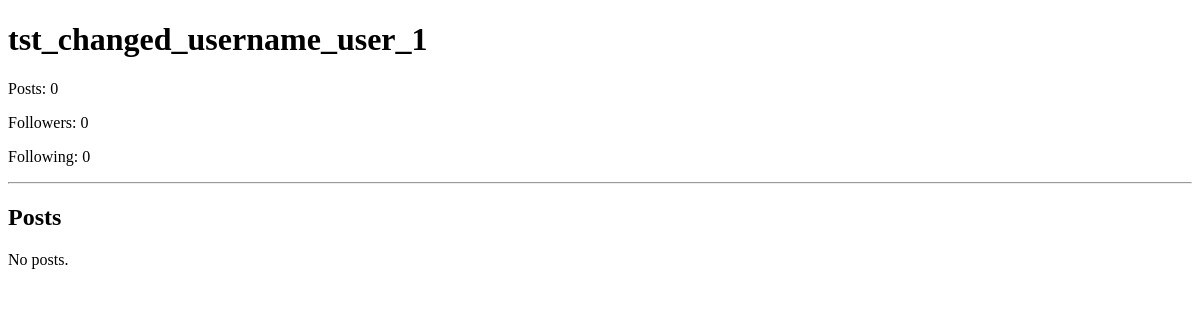
/users/6/, run on an earlier commit of the app's database.
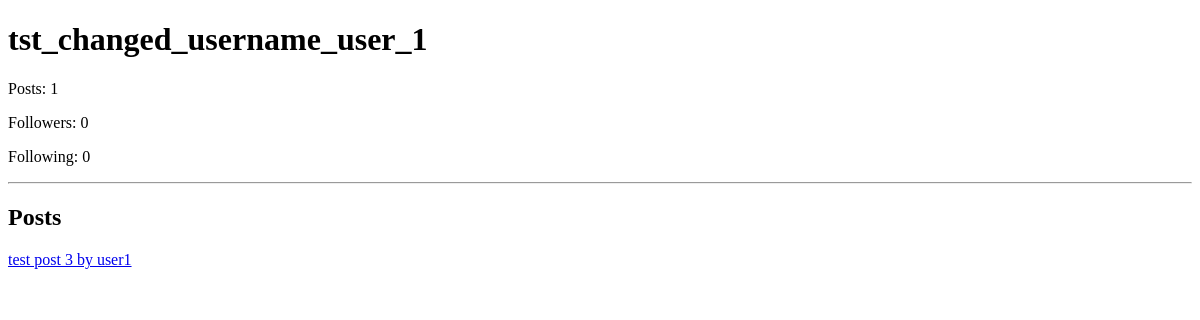
And on a later commit of the database.
### accounts/models.py (models this page shows, shortened)
class User(AbstractUser):
    USER = "USER"
    ADMIN = "ADMIN"
    ROLE_CHOICES = (
        (USER, "User"),
        (ADMIN, "Admin"),
    )
    role = models.CharField(
        max_length=10,
        choices=ROLE_CHOICES,
        default=USER
    )
    created_at = models.DateTimeField(
        auto_now_add=True
    )
    is_banned = models.BooleanField(
        default=False
    )
    timeout_until = models.DateTimeField(
        null=True,
        blank=True
    )

### posts/models.py (models this page shows, shortened)
class Post(models.Model):
    author = models.ForeignKey(
        User,
        on_delete=models.CASCADE,
        related_name="posts"
    )
    title = models.CharField(
        max_length=200
    )
    content = models.TextField()
    created_at = models.DateTimeField(
        auto_now_add=True
    )
    updated_at = models.DateTimeField(
        auto_now=True
    )

### accounts/views.py (the view)
def user_profile(request, user_id):
    profile_user = get_object_or_404(
        User,
        id=user_id
    )
    is_following = False
    if request.user.is_authenticated:
        is_following = Follow.objects.filter(
            follower=request.user,
            following=profile_user
        ).exists()
    return render(
        request,
        "accounts/user_profile.html",
        {
            "profile_user": profile_user,
            "is_following": is_following,
        }
    )

### accounts/templates/accounts/user_profile.html (shortened to what this page needs)
<!DOCTYPE html>
<html>
<head>
</head>
<body>
<h1>
    {{ profile_user.username }}
</h1>
<p>
    Posts:
    {{ profile_user.posts.count }}
</p>
<p>
    Followers:
    {{ profile_user.followers.count }}
</p>
<p>
    Following:
    {{ profile_user.following.count }}
</p>
<hr>
<h2>
    Posts
</h2>
{% for post in profile_user.posts.all %}
    <a href="{% url 'post_detail' post.id %}">
        {{ post.title }}
    </a>
    <br>
{% empty %}
    <p>
        No posts.
    </p>
{% endfor %}
</body>
</html>

What changed in the data, as far as the page shows it:
changed User "tst_changed_username_user_1": posts.count "0" → "1"
added Post: title "test post 3 by user1"
Also different on the page:
text no longer shown: "No posts."
